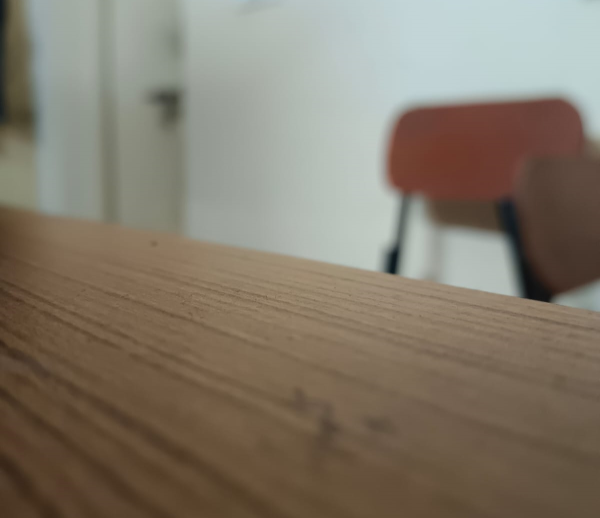
#> input picture Task 1/SL_1/table.png, 1200 x 1036 px (shown at 1/2 size)
$ jupyter execute 'Edge detection.ipynb'
#> lines starting #> are read from the running program, lines starting #| are printed output that depends on the picture; after the words box and inside, x2 and y2 are one past the last pixel; in counts of white or black regions, pixels touching at a corner belong together
[cell 1]
import cv2
import numpy as np

image = cv2.imread('table.png')
#> image is the input picture: shape (1036, 1200, 3); mean B, G, R 106.8, 121.4, 130.6
image = cv2.cvtColor(image, cv2.COLOR_BGR2GRAY)
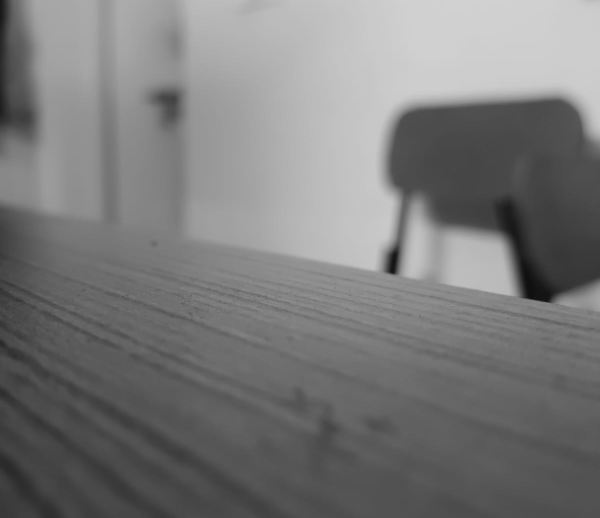
#> image: shape (1036, 1200) (shown at 1/2 size); min 14, max 209, mean 122.5
resized_img = cv2.resize(image,(int(image.shape[1]/2), int(image.shape[0]/2)))
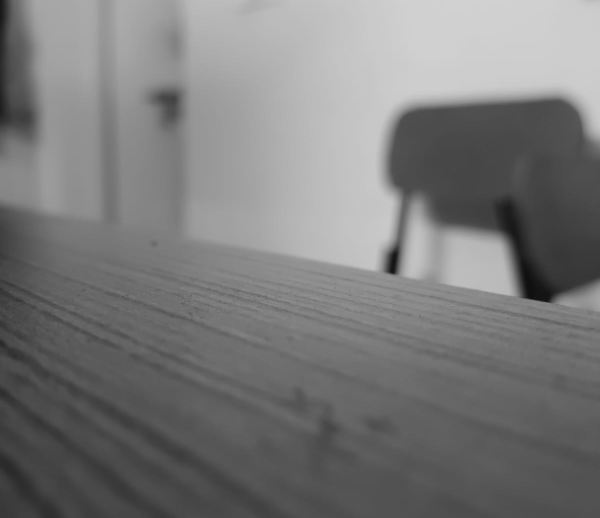
#> resized_img: shape (518, 600); min 15, max 209, mean 122.6

[cell 2]
gradient_sobelx = cv2.Sobel(resized_img, -1, 1, 0)
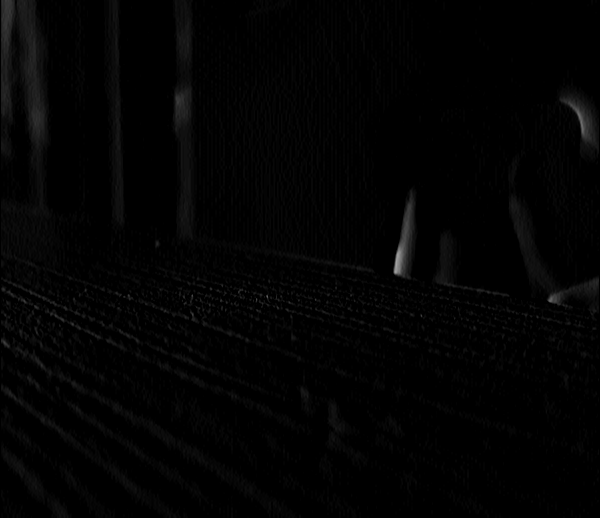
#> gradient_sobelx: shape (518, 600); min 0, max 163, mean 3
gradient_sobely = cv2.Sobel(resized_img, -1, 0, 1)
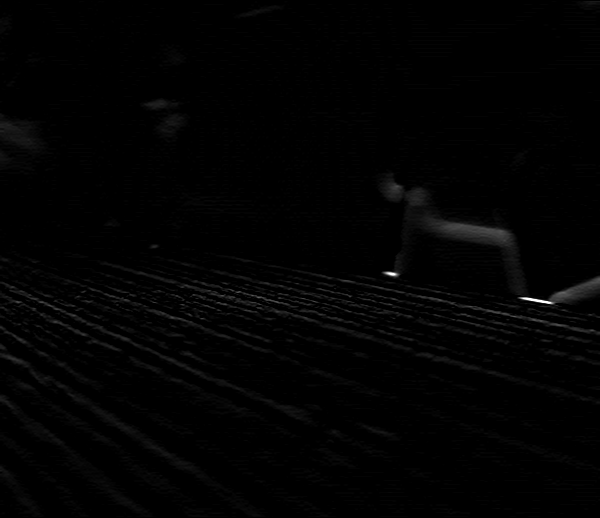
#> gradient_sobely: shape (518, 600); min 0, max 255, mean 2.4
gradient_sobelxy = cv2.addWeighted(gradient_sobelx,0.5,gradient_sobely,2.3,0)
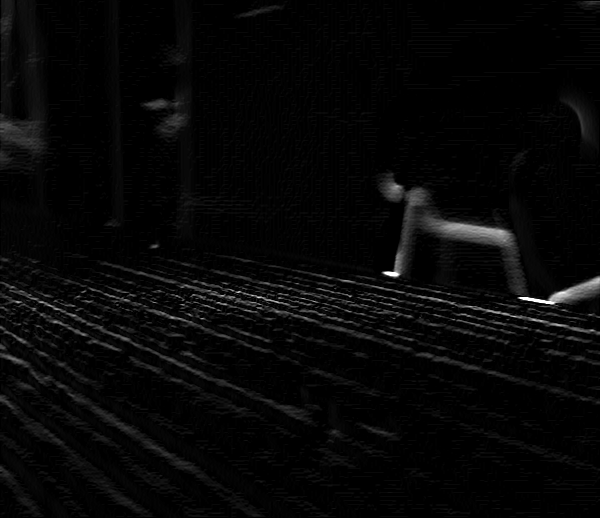
#> gradient_sobelxy: shape (518, 600); min 0, max 255, mean 6.9

canny_output = cv2.Canny(resized_img, 80,100,0)
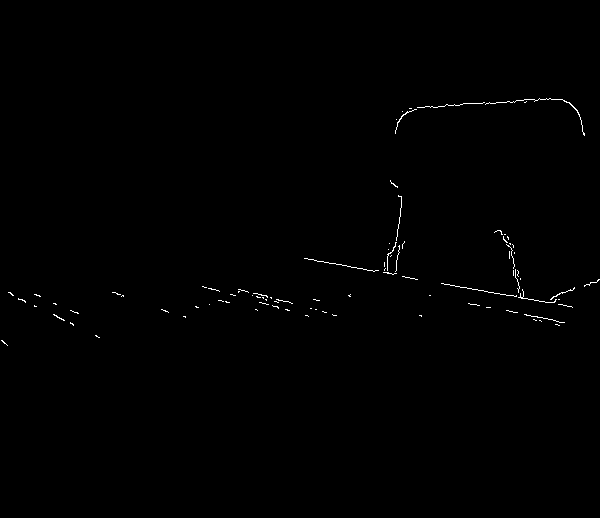
#> canny_output: shape (518, 600); 0.39% white in thin lines or dots, all inside (x1, y1, x2, y2) = (1, 98, 600, 346)

[cell 3]
cv2.imshow('Sobel X+y', gradient_sobelxy)

# cv2.imshow('Canny', canny_output)
cv2.waitKey(0)
cv2.destroyAllWindows()

[cell 4]
cv2.imwrite('edges.png', gradient_sobelxy)
#> Out = True

[cell 5]
cv2.imwrite('edges1.png', canny_output)
#> Out = True
